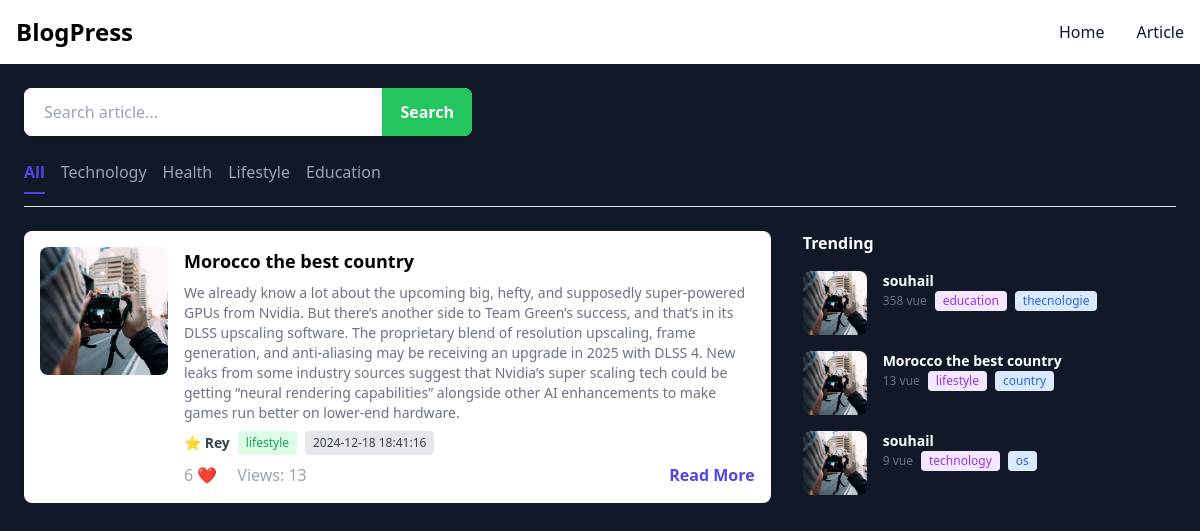
/interfaceBlogs.php?category=lifestyle, run on the app's committed database.
### tables this page shows
CREATE TABLE `articles` (
  `id` int(11) NOT NULL,
  `title` varchar(255) NOT NULL,
  `content` text NOT NULL,
  `author_id` int(11) DEFAULT NULL,
  `views` int(11) DEFAULT 0,
  `likes` int(11) DEFAULT 0,
  `tags` varchar(255) DEFAULT NULL,
  `created_at` datetime DEFAULT current_timestamp(),
  `categorie` varchar(150) DEFAULT NULL
);

### interfaceBlogs.php (the view, shortened to what this page needs)
<?php
require_once 'connection.php';
    try {
        $query = "SELECT * FROM articles";
        $st = $pdo->prepare($query);
        $st->execute();
        $datainfo = $st->fetchAll(PDO:: FETCH_ASSOC);
    }catch(ErrorException $e){
        echo "error fetch data from article " . $e->getMessage();
    }
    $queryTrend = "SELECT * FROM articles ORDER BY views desc LIMIT 3";
    $stTrent = $pdo->prepare($queryTrend);
    $stTrent->execute();
    $trendBlogs = $stTrent->fetchAll(PDO:: FETCH_ASSOC);
    if($_SERVER['REQUEST_METHOD'] == 'GET' && isset($_GET['searching'])){
        $valueInput = '%'.$_GET['search'].'%';
        $querySearch = "SELECT * FROM articles WHERE title LIKE ? OR content LIKE ?";
        $stmt = $pdo->prepare($querySearch);
        $stmt->execute([$valueInput, $valueInput]);
        $datainfo = $stmt->fetchAll(PDO:: FETCH_ASSOC);
    }else {
        $querySearch = "SELECT * FROM articles";
        $stmt = $pdo->prepare($querySearch);
        $stmt->execute();
        $datainfo = $stmt->fetchAll(PDO:: FETCH_ASSOC);
    }
    if($_SERVER['REQUEST_METHOD'] == 'GET' && isset($_GET['category'])){
        $categorie = isset($_GET['category']) ? $_GET['category'] : 'all';
        if($categorie == 'all'){
            $query = "SELECT * FROM articles";
            $stmtca = $pdo->prepare($query);
            $stmtca->execute();
            $datainfo = $stmtca->fetchAll(PDO:: FETCH_ASSOC);
        }else {
            $query = "SELECT * FROM articles WHERE categorie = ? order by id";
            $stmtca = $pdo->prepare($query);
            $stmtca->execute([$categorie]);
            $datainfo = $stmtca->fetchAll(PDO:: FETCH_ASSOC);
        }
    }
?>
<!DOCTYPE html>
<html lang="en">
<head>
    <script src="https://cdn.tailwindcss.com"></script>
</head>
<body class="bg-gray-900 font-sans">
    <header>
        <nav class="bg-white border-gray-200 dark:bg-gray-900">
            <div class="max-w-screen-xl flex flex-wrap items-center justify-between mx-auto p-4"> <a href="index.php"
                    class="flex items-center space-x-3 rtl:space-x-reverse"> <span
                        class="self-center text-2xl font-semibold whitespace-nowrap dark:text-white">BlogPress</span>
                </a>
                <div class="hidden w-full md:block md:w-auto" id="navbar-default">
                    <ul
                        class="font-medium flex flex-col p-4 md:p-0 mt-4 border border-gray-100 rounded-lg bg-gray-50 md:flex-row md:items-center md:space-x-8 rtl:space-x-reverse md:mt-0 md:border-0 md:bg-white dark:bg-gray-800 md:dark:bg-gray-900 dark:border-gray-700">
                        <li>
                            <a href="index.php  "
                                class="block py-2 px-3 text-gray-900 rounded hover:bg-gray-100 md:hover:bg-transparent md:border-0 md:hover:text-blue-700 md:p-0 dark:text-white md:dark:hover:text-blue-500 dark:hover:bg-gray-700 dark:hover:text-white md:dark:hover:bg-transparent"
                                aria-current="page">
                                Home
                            </a>
                        </li>
                        <li>
                            <a href="interfaceBlogs.php"
                                class="block py-2 px-3 text-gray-900 rounded hover:bg-gray-100 md:hover:bg-transparent md:border-0 md:hover:text-blue-700 md:p-0 dark:text-white md:dark:hover:text-blue-500 dark:hover:bg-gray-700 dark:hover:text-white md:dark:hover:bg-transparent">
                                Article
                            </a>
                        </li>
                    </ul>
                </div>
            </div>
        </nav>
    </header>
    <div class="max-w-7xl mx-auto p-4 md:p-6">
        <div class="relative mb-6 w-full max-w-md">
            <form action="" method="get" class="flex items-center bg-white rounded-lg shadow-md overflow-hidden">
                <input type="text" placeholder="Search article..." name="search"
                    class="w-4/5 py-3 px-5 text-gray-700 focus:outline-none focus:ring-2 focus:ring-indigo-400" />
                <button type="submit" name="searching"
                    class="w-1/5 bg-green-500 hover:bg-green-700 text-white font-bold py-3 px-4 focus:outline-none focus:shadow-outline">Search
                </button>
            </form>
        </div>
        <div class="flex gap-4 text-gray-400 border-b pb-3 mb-6 overflow-x-auto">
            <form action="" method="get" class="flex gap-4">
                <a href="?category=all" class="text-indigo-600 font-semibold border-b-2 border-indigo-600 pb-2">All</a>
                <a href="?category=technology" class="hover:text-indigo-600">Technology</a>
                <a href="?category=health" class="hover:text-indigo-600">Health</a>
                <a href="?category=lifestyle" class="hover:text-indigo-600">Lifestyle</a>
                <a href="?category=education" class="hover:text-indigo-600">Education</a>
            </form>
        </div>
        <div class="flex flex-col lg:flex-row gap-8">
            <div class="w-full lg:w-2/3 space-y-6">
                <?php foreach($datainfo as $data) : ?>
                <div class="flex flex-col sm:flex-row gap-4 bg-white rounded-lg shadow p-4 hover:shadow-md transition">
                    <img src="blogs.jpg" alt="Article Image" class="w-full sm:w-32 h-32 object-cover rounded-lg" />
                    <div class="flex-1">
                        <h2 class="font-bold text-lg">
                            <?php echo $data['title']; ?>
                        </h2>
                        <p class="text-gray-500 text-sm my-2">
                            <?php echo $data['content'] ;?>
                        </p>
                        <div class="flex items-center text-sm gap-2">
                            <span class="text-gray-700 font-semibold">⭐ Rey</span>
                            <span
                                class="bg-green-100 text-green-600 px-2 py-1 rounded text-xs"><?php echo $data['categorie']; ?></span>
                            <span
                                class="bg-gray-200 text-gray-700 px-2 py-1 rounded text-xs"><?php echo $data['created_at'] ;?></span>
                        </div>
                        <div class="flex items-center gap-4 mt-2 text-gray-400">
                            <span> <?php echo $data['likes']; ?> ❤️</span>
                            <div id="view-counter" class="flex items-center mr-4">
                                <span class="ml-1">Views: <span id="views"><?php echo $data['views'];?></span></span>
                            </div>
                            <button class="ml-auto text-indigo-600 font-semibold hover:underline btnOpenBlogs"
                                name="btnOpenBlogs">
                                <a href="blogs.php?BlogId=<?php echo $data['id']; ?>">Read More</a>
                            </button>
                        </div>
                    </div>
                </div>
                <?php endforeach ; ?>
            </div>
            <div class="w-full lg:w-1/3">
                <h2 class="font-bold text-white mb-4">Trending</h2>
                <div class="space-y-4">
                    <?php foreach($trendBlogs as $query): ?>
                    <div class="flex gap-4 items-start">
                        <img src="blogs.jpg" alt="Trending Image" class="w-16 h-16 object-cover rounded-lg" />
                        <div>
                            <h3 class="font-semibold text-white text-sm">
                                <?php echo $query['title'] ?>
                            </h3>
                            <div class="flex items-center text-xs gap-2 text-gray-500">
                                <span> <?php echo $query['views'] ?> vue</span>
                                <span
                                    class="bg-purple-100 text-purple-600 px-2 py-0.5 rounded"><?php echo $query['categorie'] ?></span>
                                <span
                                    class="bg-blue-100 text-blue-600 px-2 py-0.5 rounded"><?php echo $query['tags'] ?></span>
                            </div>
                        </div>
                    </div>
                    <?php endforeach ; ?>
                </div>
            </div>
        </div>
    </div>
</body>
</html>

### data on the page
articles: title "Morocco the best country", content "We already know a lot about the upcoming big, hefty, and supposedly super-powered GPUs from Nvidia. But there’s another side to Team Green’s success, and that’s in its DLSS upscaling software. The proprietary blend of resolution upscaling, frame generation, and anti-aliasing may be receiving an upgrade in 2025 with DLSS 4. New leaks from some industry sources suggest that Nvidia’s super scaling tech could be getting “neural rendering capabilities” alongside other AI enhancements to make games run better on lower-end hardware.", categorie "lifestyle", created_at "2024-12-18 18:41:16", likes "6", views "13", tags "country"
articles: title "souhail", views "358", categorie "education", tags "thecnologie"
articles: title "souhail", views "9", categorie "technology", tags "os"
